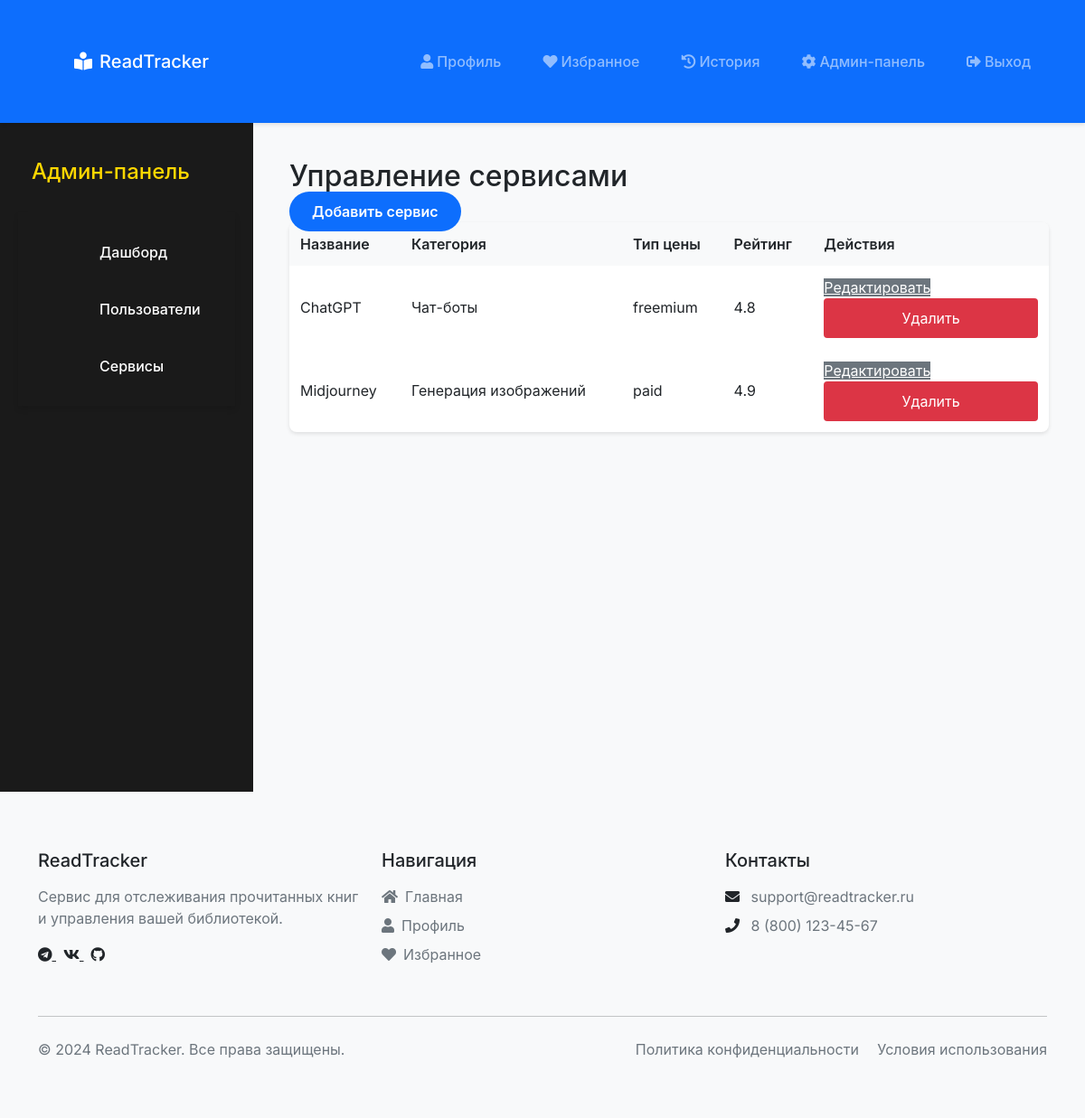
/admin/services (signed in), run on the app's committed database.
### app.py (models this page shows)
class Service(db.Model):
    id = db.Column(db.Integer, primary_key=True)
    title = db.Column(db.String(100), nullable=False)
    description = db.Column(db.Text, nullable=False)
    category = db.Column(db.String(50), nullable=False)
    subcategory = db.Column(db.String(50))
    tags = db.Column(db.String(200))  # Store tags as comma-separated string
    detailed_description = db.Column(db.Text)
    pricing_type = db.Column(db.String(20))  # 'free', 'paid', 'freemium'
    pricing = db.Column(db.Text)
    link = db.Column(db.String(200))
    rating = db.Column(db.Float, default=0.0)
    created_at = db.Column(db.DateTime, default=db.func.current_timestamp())
    favorites = db.relationship('Favorite', backref='service', lazy=True)
    views = db.relationship('ViewHistory', backref='service', lazy=True)
    reviews = db.relationship('Review', backref='service', lazy=True)

### app.py (the view)
@app.route('/admin/services')
@login_required
@admin_required
def admin_services():
    services = Service.query.all()
    return render_template('admin/services.html', services=services)

### app.py (called while the page is built)
@login_manager.user_loader
def load_user(user_id):
    return User.query.get(int(user_id))

def admin_required(f):
    @wraps(f)
    def decorated_function(*args, **kwargs):
        if not current_user.is_authenticated or current_user.role != 'admin':
            flash('Доступ запрещен. Требуются права администратора.')
            return redirect(url_for('index'))
        return f(*args, **kwargs)
    return decorated_function

### templates/admin/services.html
{% extends "admin/base.html" %}
{% block admin_content %}
<div class="admin-header">
    <h2>Управление сервисами</h2>
    <a href="{{ url_for('add_service') }}" class="btn-primary">Добавить сервис</a>
</div>
<div class="services-table">
    <table>
        <thead>
            <tr>
                <th>Название</th>
                <th>Категория</th>
                <th>Тип цены</th>
                <th>Рейтинг</th>
                <th>Действия</th>
            </tr>
        </thead>
        <tbody>
            {% for service in services %}
            <tr>
                <td>{{ service.title }}</td>
                <td>{{ service.category }}</td>
                <td>{{ service.pricing_type }}</td>
                <td>{{ service.rating }}</td>
                <td>
                    <a href="{{ url_for('edit_service', service_id=service.id) }}" class="btn-secondary">Редактировать</a>
                    <form method="POST" action="{{ url_for('delete_service', service_id=service.id) }}" style="display: inline;">
                        <button type="submit" class="btn-danger" onclick="return confirm('Удалить сервис?')">Удалить</button>
                    </form>
                </td>
            </tr>
            {% endfor %}
        </tbody>
    </table>
</div>
{% endblock %}

### static/css/style.css (style rules this page uses)
:root { --accent: #FFD700; --accent-dark: #FFC700; --dark: #1A1A1A; --gray-dark: #333333; --gray: #666666; --gray-light: #E5E5E5; --white: #FFFFFF; --primary-color: #4a90e2; --secondary-color: #f5f5f5; --text-color: #333; --border-radius: 8px; }
* { margin: 0; padding: 0; box-sizing: border-box; font-family: 'Inter', -apple-system, BlinkMacSystemFont, sans-serif; }
body { background-color: var(--white); color: var(--text-color); line-height: 1.6; font-family: 'Roboto', sans-serif; }
.btn-primary { background-color: var(--primary-color); color: var(--dark); padding: 12px 25px; border-radius: 25px; text-decoration: none; font-weight: 600; border: none; cursor: pointer; transition: all 0.3s; }
.btn-secondary { background-color: var(--gray-light); color: var(--gray-dark); }
.btn-danger { background-color: #FF4444; color: var(--white); }
form { max-width: 400px; margin: 20px auto; }
form button { width: 100%; padding: 10px; background-color: #007bff; color: white; border: none; border-radius: 4px; cursor: pointer; }
.users-table, .services-table { background-color: white; border-radius: 8px; box-shadow: 0 2px 4px rgba(0,0,0,0.1); overflow: hidden; }
table { width: 100%; border-collapse: collapse; }
th, td { padding: 12px; text-align: left; border-bottom: 1px solid #ddd; }
th { background-color: #f8f9fa; font-weight: 600; }

### templates/base.html (style rules this page uses)
body { margin: 0; font-family: 'Inter', sans-serif; }

### data on the page
Service: title "ChatGPT", category "Чат-боты", pricing_type "freemium", rating "4.8"
Service: title "Midjourney", category "Генерация изображений", pricing_type "paid", rating "4.9"
